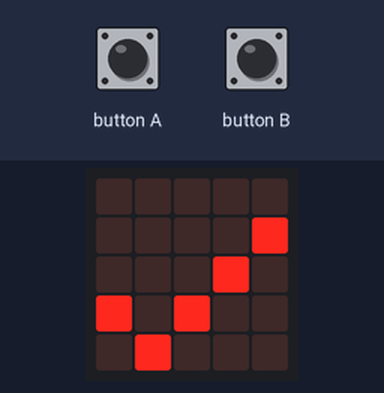
Bench run of a program on a simulated BBC micro:bit (MakeCode). Parts: the board's 5×5 LED display. The test bench sets the inputs (shaded band). The 48×5 strip is a reading aid, not a part: it shows the text the display is scrolling, unrolled, one strip-width of it at a time.

Above: at 1.8 s.
1.9 s: button A pressed for 0.15 s
At 2.7 s:
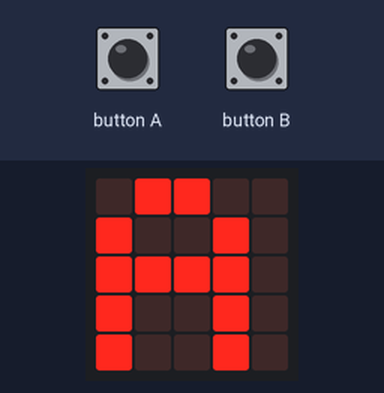
At 4.2 s:
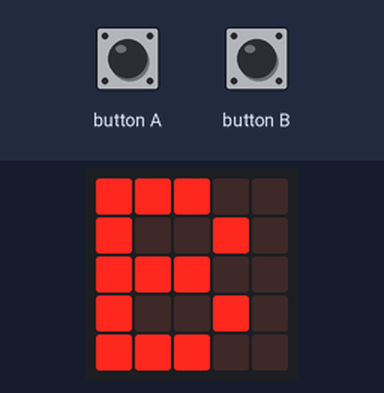
5.0 s: button B pressed for 0.15 s
At 9.7 s:
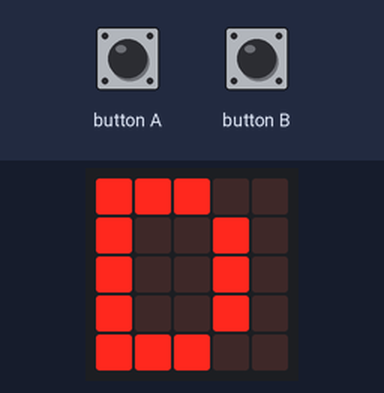

Measured:
- after the input at 1.9 s, the display: changes after 0.15 s (image 1)
- after the input at 5.0 s, the display: first changes after 0.30 s (image 3 shows a later state)
- what the display in image 1 shows lasts 1.2 s, from 2.1 s to 3.3 s

The program:

main.ts
```typescript
input.onButtonPressed(Button.A, function () {
    for (let index = 0; index <= anz_bst; index++) {
        basic.showString("" + (liste_buchstaben[index]))
        basic.pause(500)
    }
})
input.onButtonPressed(Button.B, function () {
    for (let index2 = 0; index2 <= anz_bst; index2++) {
        basic.showString("" + (liste_buchstaben[index2]))
        basic.showString("" + (liste_morsecodes[index2]))
        basic.pause(2000)
        basic.clearScreen()
    }
})
let anz_bst = 0
let liste_morsecodes: string[] = []
let liste_buchstaben: string[] = []
basic.showIcon(IconNames.Yes)
liste_buchstaben = [
"A",
"B",
"C",
"D",
"E",
"F",
"G"
]
liste_morsecodes = [
".-",
"-...",
"-.-.",
"-..",
".",
"..-.",
"--."
]
anz_bst = liste_buchstaben.length - 1
```

test.ts
```typescript
// Hier kann man Tests durchführen; diese Datei wird nicht kompiliert, wenn dieses Paket als Erweiterung verwendet wird.
```
